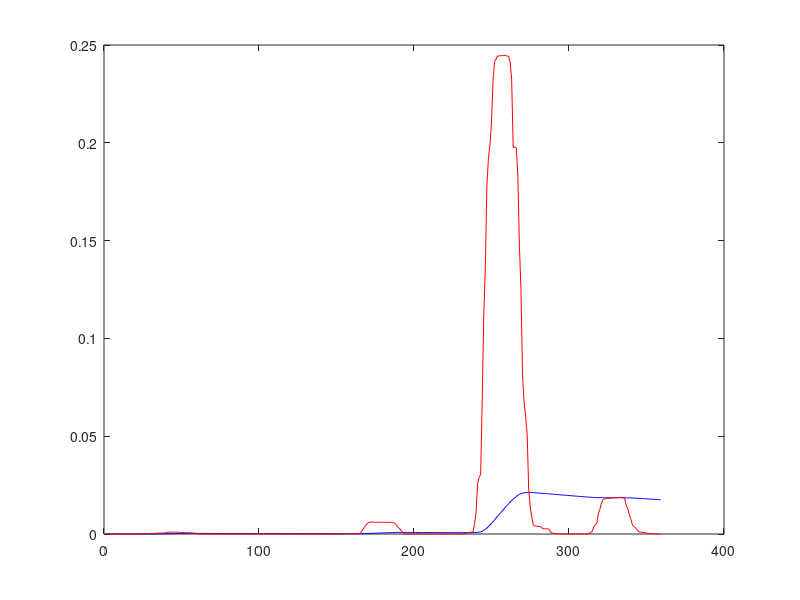

This figure's MATLAB source:
clear all;
a=[0.00000
0.00000
0.00000
0.00000
0.00000
0.00000
0.00001
0.00001
0.00001
0.00001
0.00001
0.00001
0.00001
0.00001
0.00001
0.00001
0.00001
0.00001
0.00001
0.00001
0.00001
0.00001
0.00000
0.00000
0.00001
0.00003
0.00004
0.00016
0.00026
0.00028
0.00028
0.00030
0.00037
0.00041
0.00042
0.00046
0.00048
0.00048
0.00060
0.00062
0.00091
0.00097
0.00097
0.00097
0.00097
0.00096
0.00095
0.00089
0.00084
0.00079
0.00075
0.00069
0.00067
0.00066
0.00065
0.00058
0.00049
0.00046
0.00025
0.00005
0.00002
0.00002
0.00002
0.00001
0.00001
0.00000
0.00000
0.00000
0.00000
0.00000
0.00000
0.00000
0.00000
0.00000
0.00000
0.00000
0.00000
0.00000
0.00000
0.00000
0.00000
0.00000
0.00000
0.00000
0.00000
0.00000
0.00000
0.00000
0.00000
0.00000
0.00000
0.00000
0.00000
0.00000
0.00001
0.00001
0.00001
0.00002
0.00002
0.00002
0.00002
0.00002
0.00002
0.00002
0.00002
0.00002
0.00002
0.00002
0.00002
0.00002
0.00002
0.00002
0.00002
0.00002
0.00002
0.00002
0.00002
0.00001
0.00001
0.00001
0.00000
0.00000
0.00000
0.00000
0.00000
0.00000
0.00000
0.00000
0.00000
0.00000
0.00000
0.00000
0.00000
0.00000
0.00000
0.00000
0.00000
0.00000
0.00000
0.00000
0.00000
0.00000
0.00000
0.00000
0.00000
0.00000
0.00000
0.00000
0.00000
0.00000
0.00001
0.00011
0.00013
0.00013
0.00013
0.00015
0.00015
0.00015
0.00015
0.00015
0.00015
0.00016
0.00019
0.00021
0.00023
0.00097
0.00243
0.00342
0.00441
0.00559
0.00602
0.00607
0.00610
0.00609
0.00599
0.00601
0.00601
0.00601
0.00600
0.00599
0.00599
0.00598
0.00598
0.00597
0.00595
0.00588
0.00572
0.00529
0.00428
0.00314
0.00252
0.00150
0.00046
0.00003
0.00000
0.00000
0.00000
0.00000
0.00000
0.00000
0.00000
0.00000
0.00000
0.00000
0.00000
0.00000
0.00000
0.00000
0.00000
0.00000
0.00000
0.00000
0.00000
0.00000
0.00000
0.00000
0.00000
0.00000
0.00000
0.00000
0.00000
0.00000
0.00000
0.00000
0.00000
0.00000
0.00000
0.00000
0.00000
0.00001
0.00001
0.00010
0.00019
0.00022
0.00071
0.00086
0.00094
0.00100
0.00482
0.01080
0.02566
0.02892
0.03051
0.06853
0.11150
0.13548
0.17797
0.19183
0.19887
0.21012
0.23212
0.24162
0.24283
0.24438
0.24444
0.24451
0.24463
0.24461
0.24469
0.24438
0.24425
0.24139
0.23253
0.19752
0.19794
0.19750
0.18289
0.14756
0.12532
0.08167
0.06772
0.06031
0.05108
0.02256
0.01379
0.00859
0.00452
0.00415
0.00400
0.00391
0.00386
0.00360
0.00270
0.00266
0.00265
0.00261
0.00254
0.00121
0.00057
0.00030
0.00026
0.00014
0.00007
0.00002
0.00002
0.00002
0.00002
0.00002
0.00002
0.00002
0.00002
0.00002
0.00002
0.00002
0.00002
0.00001
0.00001
0.00001
0.00001
0.00001
0.00002
0.00004
0.00007
0.00097
0.00134
0.00367
0.00459
0.00570
0.01047
0.01280
0.01601
0.01761
0.01801
0.01812
0.01815
0.01821
0.01835
0.01851
0.01854
0.01853
0.01858
0.01866
0.01871
0.01874
0.01863
0.01794
0.01436
0.01272
0.00956
0.00741
0.00434
0.00376
0.00311
0.00202
0.00114
0.00091
0.00087
0.00084
0.00075
0.00052
0.00033
0.00022
0.00018
0.00012
0.00005
0.00002
0.00001
0.00000
0.00000]
% a=[a;a];
table=zeros(1,length(a));

for i=1:1:length(a)
    
    table(i)=mean(a(1:i));
    
end
figure;
plot(1:1:length(a),table,'b',1:1:length(a),a,'r');